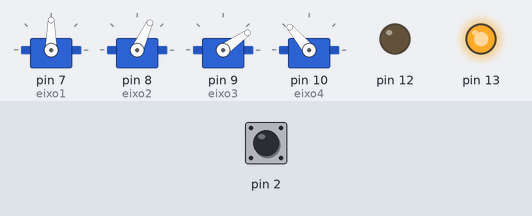
A sketch run on a simulated Arduino Uno, built with avr-gcc and run on an emulated ATmega328P. Parts: 4 × servo, output pins drawn as LEDs (lit = HIGH). The test bench sets the inputs (shaded band); at power-on: pin 2 HIGH.

Above: at 1.2 s.
1.3 s: pin 2 pulled LOW for 0.15 s
At 5.1 s:
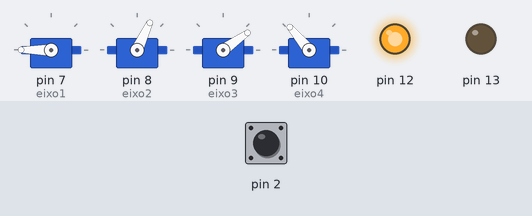
At 5.9 s:
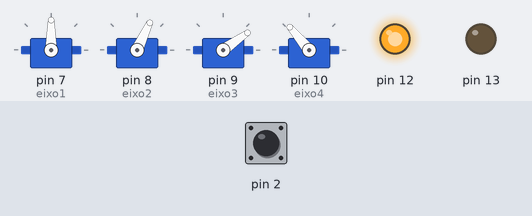
13.4 s: pin 2 pulled LOW for 3.2 s
At 16.8 s:
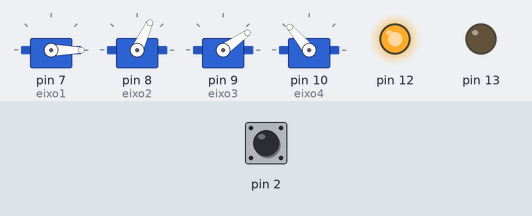
Timing chart, 0 to 23.9 s (numbered marks = the images above; inputs shaded):
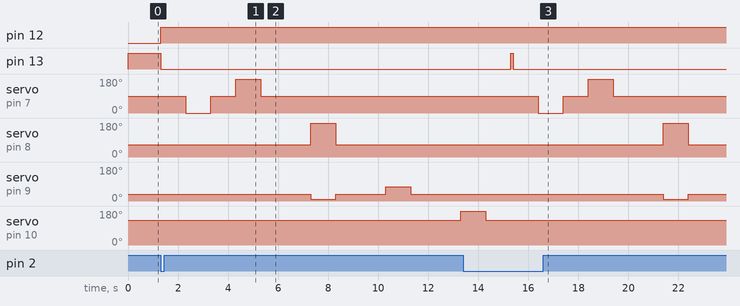

The sketch:

RoboServoMotor.ino
```cpp
#include <Servo.h>

Servo eixo1;
Servo eixo2;
Servo eixo3;
Servo eixo4;

void setup() {

  	eixo1.attach(7);
  	eixo2.attach(8);
    eixo3.attach(9);
    eixo4.attach(10);

  	eixo1.write(0); // PONTO 0
  	eixo2.write(0);
  	eixo3.write(0);
    eixo4.write(0);

  	pinMode(2, INPUT_PULLUP);
  	pinMode(13, OUTPUT);
  	pinMode(12, OUTPUT);

    Serial.begin(9600);
}

void loop(){

  if (digitalRead(2) == LOW) {

    digitalWrite(12, HIGH);
    digitalWrite(13, LOW);

	  Movimento1();
    Movimento2();
    Movimento3();
    Movimento4();

    digitalWrite(13, HIGH);
  }

  else{
     digitalWrite(12, LOW);
     digitalWrite(13, HIGH);
     eixo1.write(90);
     eixo2.write(65); // 0 certo
     eixo3.write(35);
     eixo4.write(130); // 0 certo
  };

  delay(100);

}
```

Movimento1.ino
```cpp
void Movimento1(){
  eixo1.write(90);
  delay(1000);
  eixo1.write(0);
  delay(1000);
  eixo1.write(90);
  delay(1000);
  eixo1.write(180);
  delay(1000);
  eixo1.write(90);
  delay(1000);
}
  
```

Movimento2.ino
```cpp
void Movimento2(){
  eixo2.write(65);
  delay(1000);

  eixo2.write(120);
  eixo3.write(10);
  eixo2.write(180);
  delay(1000);

  eixo2.write(65);
  eixo3.write(35);
  delay(1000);

}
  
```

Movimento3.ino
```cpp
void Movimento3(){ // NAO VAI PRA 0
  eixo3.write(35);
  delay(1000);

  eixo3.write(75);
  delay(1000);

  eixo3.write(35);
  delay(1000);

}
  
```

Movimento4.ino
```cpp
void Movimento4(){ // NAO VAI PRA 0
  eixo4.write(130);
  delay(1000);

  eixo4.write(180);
  delay(1000);

  eixo4.write(130);
  delay(1000);

}
  
```

Movimento5.ino
```cpp

```

Measured:
- after the input at 1.3 s, pin 12: LOW → HIGH at once; pin 13: HIGH → LOW at once; servo on pin 7 (eixo1): 90° → 0° after 1.0 s, → 90° 1.0 s later, → 180° 1.0 s later, → 90° 1.0 s later; servo on pin 8 (eixo2): 65° → 180° after 6.0 s, → 65° 1.0 s later; servo on pin 9 (eixo3): 35° → 10° after 6.0 s, → 35° 1.0 s later, → 75° 2.0 s later, → 35° 1.0 s later
- after the input at 13.4 s, pin 12: stays HIGH (without the input it goes to LOW after 2.0 s); servo on pin 7 (eixo1): 90° → 0° after 3.0 s, → 90° 1.0 s later, → 180° 1.0 s later, → 90° 1.0 s later; servo on pin 8 (eixo2): 65° → 180° after 8.0 s, → 65° 1.0 s later; servo on pin 9 (eixo3): 35° → 10° after 8.0 s, → 35° 1.0 s later
